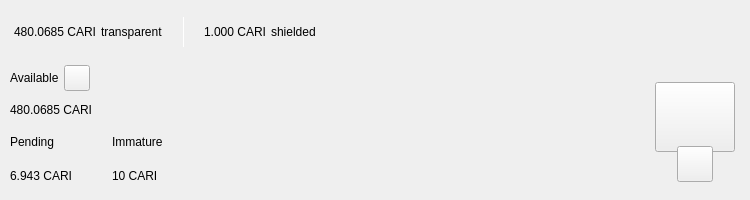
<?xml version="1.0" encoding="UTF-8"?>
<ui version="4.0">
 <class>TopBar</class>
 <widget class="QWidget" name="TopBar">
  <property name="geometry">
   <rect>
    <x>0</x>
    <y>0</y>
    <width>734</width>
    <height>200</height>
   </rect>
  </property>
  <property name="minimumSize">
   <size>
    <width>0</width>
    <height>200</height>
   </size>
  </property>
  <property name="maximumSize">
   <size>
    <width>16777215</width>
    <height>200</height>
   </size>
  </property>
  <property name="windowTitle">
   <string>Form</string>
  </property>
  <layout class="QVBoxLayout" name="verticalLayout_10" stretch="0">
   <property name="spacing">
    <number>0</number>
   </property>
   <property name="leftMargin">
    <number>0</number>
   </property>
   <property name="topMargin">
    <number>0</number>
   </property>
   <property name="rightMargin">
    <number>0</number>
   </property>
   <property name="bottomMargin">
    <number>0</number>
   </property>
   <item>
    <widget class="PFBorderImage" name="containerTop">
     <layout class="QVBoxLayout" name="verticalLayout_11">
      <property name="spacing">
       <number>0</number>
      </property>
      <property name="leftMargin">
       <number>0</number>
      </property>
      <property name="topMargin">
       <number>0</number>
      </property>
      <property name="rightMargin">
       <number>0</number>
      </property>
      <property name="bottomMargin">
       <number>0</number>
      </property>
      <item>
       <widget class="QWidget" name="top_container_2" native="true">
        <property name="minimumSize">
         <size>
          <width>0</width>
          <height>65</height>
         </size>
        </property>
        <layout class="QHBoxLayout" name="top_container">
         <property name="spacing">
          <number>0</number>
         </property>
         <property name="leftMargin">
          <number>14</number>
         </property>
         <property name="topMargin">
          <number>0</number>
         </property>
         <property name="rightMargin">
          <number>14</number>
         </property>
         <property name="bottomMargin">
          <number>0</number>
         </property>
         <item alignment="Qt::AlignVCenter">
          <widget class="QWidget" name="widgetTopAmount" native="true">
           <property name="sizePolicy">
            <sizepolicy hsizetype="Preferred" vsizetype="Maximum">
             <horstretch>0</horstretch>
             <verstretch>0</verstretch>
            </sizepolicy>
           </property>
           <layout class="QHBoxLayout" name="horizontalLayout_5">
            <property name="spacing">
             <number>5</number>
            </property>
            <property name="leftMargin">
             <number>0</number>
            </property>
            <property name="topMargin">
             <number>0</number>
            </property>
            <property name="rightMargin">
             <number>0</number>
            </property>
            <property name="bottomMargin">
             <number>0</number>
            </property>
            <item alignment="Qt::AlignTop">
             <widget class="QLabel" name="labelAmountTopCari">
              <property name="minimumSize">
               <size>
                <width>0</width>
                <height>36</height>
               </size>
              </property>
              <property name="styleSheet">
               <string notr="true">padding:0px;margin:0px;</string>
              </property>
              <property name="text">
               <string notr="true">480.0685 CARI</string>
              </property>
             </widget>
            </item>
            <item>
             <widget class="QLabel" name="labelTrans">
              <property name="text">
               <string>transparent</string>
              </property>
             </widget>
            </item>
            <item>
             <spacer name="horizontalSpacer_11">
              <property name="orientation">
               <enum>Qt::Horizontal</enum>
              </property>
              <property name="sizeType">
               <enum>QSizePolicy::Fixed</enum>
              </property>
              <property name="sizeHint" stdset="0">
               <size>
                <width>15</width>
                <height>20</height>
               </size>
              </property>
             </spacer>
            </item>
            <item alignment="Qt::AlignVCenter">
             <widget class="QLabel" name="typeSpacerTop">
              <property name="minimumSize">
               <size>
                <width>1</width>
                <height>30</height>
               </size>
              </property>
              <property name="maximumSize">
               <size>
                <width>1</width>
                <height>30</height>
               </size>
              </property>
              <property name="styleSheet">
               <string notr="true">background-color:white;
padding:0px;
border:none;</string>
              </property>
              <property name="text">
               <string/>
              </property>
             </widget>
            </item>
            <item>
             <spacer name="horizontalSpacer_12">
              <property name="orientation">
               <enum>Qt::Horizontal</enum>
              </property>
              <property name="sizeType">
               <enum>QSizePolicy::Fixed</enum>
              </property>
              <property name="sizeHint" stdset="0">
               <size>
                <width>15</width>
                <height>20</height>
               </size>
              </property>
             </spacer>
            </item>
            <item alignment="Qt::AlignTop">
             <widget class="QLabel" name="labelAmountTopShieldedCari">
              <property name="minimumSize">
               <size>
                <width>0</width>
                <height>36</height>
               </size>
              </property>
              <property name="text">
               <string notr="true">1.000 CARI</string>
              </property>
             </widget>
            </item>
            <item>
             <widget class="QLabel" name="labelShield">
              <property name="text">
               <string>shielded</string>
              </property>
             </widget>
            </item>
           </layout>
          </widget>
         </item>
         <item>
          <spacer name="horizontalSpacer">
           <property name="orientation">
            <enum>Qt::Horizontal</enum>
           </property>
           <property name="sizeHint" stdset="0">
            <size>
             <width>40</width>
             <height>20</height>
            </size>
           </property>
          </spacer>
         </item>
         <item>
          <layout class="QHBoxLayout" name="horizontalLayout_4">
           <property name="spacing">
            <number>12</number>
           </property>
           <property name="rightMargin">
            <number>0</number>
           </property>
           <item alignment="Qt::AlignRight">
            <widget class="QWidget" name="layoutSync" native="true">
             <property name="minimumSize">
              <size>
               <width>0</width>
               <height>36</height>
              </size>
             </property>
             <property name="maximumSize">
              <size>
               <width>16777215</width>
               <height>36</height>
              </size>
             </property>
             <layout class="QVBoxLayout" name="verticalLayout_9">
              <property name="leftMargin">
               <number>0</number>
              </property>
              <property name="topMargin">
               <number>0</number>
              </property>
              <property name="rightMargin">
               <number>0</number>
              </property>
              <property name="bottomMargin">
               <number>0</number>
              </property>
              <item>
               <widget class="ExpandableButton" name="pushButtonSync" native="true">
                <property name="minimumSize">
                 <size>
                  <width>36</width>
                  <height>36</height>
                 </size>
                </property>
                <property name="maximumSize">
                 <size>
                  <width>16777215</width>
                  <height>36</height>
                 </size>
                </property>
               </widget>
              </item>
             </layout>
            </widget>
           </item>
           <item>
            <widget class="ExpandableButton" name="pushButtonHDUpgrade" native="true">
             <property name="minimumSize">
              <size>
               <width>36</width>
               <height>36</height>
              </size>
             </property>
            </widget>
           </item>
           <item>
            <widget class="ExpandableButton" name="pushButtonStack" native="true">
             <property name="minimumSize">
              <size>
               <width>36</width>
               <height>36</height>
              </size>
             </property>
            </widget>
           </item>
           <item>
            <widget class="ExpandableButton" name="pushButtonColdStaking" native="true">
             <property name="minimumSize">
              <size>
               <width>36</width>
               <height>36</height>
              </size>
             </property>
            </widget>
           </item>
           <item>
            <widget class="ExpandableButton" name="pushButtonConnection" native="true">
             <property name="minimumSize">
              <size>
               <width>36</width>
               <height>36</height>
              </size>
             </property>
            </widget>
           </item>
           <item>
            <widget class="ExpandableButton" name="pushButtonTor" native="true">
             <property name="minimumSize">
              <size>
               <width>36</width>
               <height>36</height>
              </size>
             </property>
            </widget>
           </item>
           <item>
            <widget class="ExpandableButton" name="pushButtonLock" native="true">
             <property name="sizePolicy">
              <sizepolicy hsizetype="Expanding" vsizetype="Expanding">
               <horstretch>0</horstretch>
               <verstretch>0</verstretch>
              </sizepolicy>
             </property>
             <property name="minimumSize">
              <size>
               <width>36</width>
               <height>0</height>
              </size>
             </property>
            </widget>
           </item>
           <item>
            <widget class="ExpandableButton" name="pushButtonTheme" native="true">
             <property name="minimumSize">
              <size>
               <width>36</width>
               <height>36</height>
              </size>
             </property>
             <property name="maximumSize">
              <size>
               <width>16777215</width>
               <height>36</height>
              </size>
             </property>
            </widget>
           </item>
           <item>
            <widget class="ExpandableButton" name="pushButtonFAQ" native="true">
             <property name="minimumSize">
              <size>
               <width>36</width>
               <height>36</height>
              </size>
             </property>
            </widget>
           </item>
          </layout>
         </item>
        </layout>
       </widget>
      </item>
      <item>
       <widget class="QWidget" name="bottom_container" native="true">
        <property name="minimumSize">
         <size>
          <width>0</width>
          <height>135</height>
         </size>
        </property>
        <layout class="QHBoxLayout" name="botton_container">
         <property name="leftMargin">
          <number>10</number>
         </property>
         <property name="topMargin">
          <number>0</number>
         </property>
         <property name="rightMargin">
          <number>10</number>
         </property>
         <property name="bottomMargin">
          <number>10</number>
         </property>
         <item>
          <layout class="QVBoxLayout" name="verticalLayout_7">
           <property name="spacing">
            <number>0</number>
           </property>
           <property name="leftMargin">
            <number>0</number>
           </property>
           <property name="rightMargin">
            <number>30</number>
           </property>
           <item>
            <layout class="QVBoxLayout" name="verticalLayout_2">
             <item>
              <layout class="QHBoxLayout" name="horizontalLayoutContainerAvailable">
               <property name="spacing">
                <number>5</number>
               </property>
               <item>
                <widget class="QLabel" name="labelTitle1">
                 <property name="text">
                  <string>Available</string>
                 </property>
                </widget>
               </item>
               <item>
                <widget class="QPushButton" name="pushButtonBalanceInfo">
                 <property name="minimumSize">
                  <size>
                   <width>26</width>
                   <height>26</height>
                  </size>
                 </property>
                 <property name="maximumSize">
                  <size>
                   <width>26</width>
                   <height>26</height>
                  </size>
                 </property>
                 <property name="mouseTracking">
                  <bool>true</bool>
                 </property>
                 <property name="focusPolicy">
                  <enum>Qt::NoFocus</enum>
                 </property>
                 <property name="text">
                  <string notr="true"/>
                 </property>
                 <property name="iconSize">
                  <size>
                   <width>24</width>
                   <height>24</height>
                  </size>
                 </property>
                 <property name="shortcut">
                  <string notr="true"/>
                 </property>
                </widget>
               </item>
               <item>
                <spacer name="horizontalSpacer_4">
                 <property name="orientation">
                  <enum>Qt::Horizontal</enum>
                 </property>
                 <property name="sizeType">
                  <enum>QSizePolicy::MinimumExpanding</enum>
                 </property>
                 <property name="sizeHint" stdset="0">
                  <size>
                   <width>20</width>
                   <height>20</height>
                  </size>
                 </property>
                </spacer>
               </item>
              </layout>
             </item>
             <item>
              <widget class="QLabel" name="labelAmountCari">
               <property name="text">
                <string notr="true">480.0685 CARI</string>
               </property>
              </widget>
             </item>
            </layout>
           </item>
           <item>
            <widget class="QWidget" name="container_imm_pend" native="true">
             <layout class="QHBoxLayout" name="horizontalLayout_2">
              <property name="spacing">
               <number>0</number>
              </property>
              <property name="leftMargin">
               <number>0</number>
              </property>
              <property name="topMargin">
               <number>0</number>
              </property>
              <property name="rightMargin">
               <number>0</number>
              </property>
              <property name="bottomMargin">
               <number>0</number>
              </property>
              <item alignment="Qt::AlignLeft">
               <widget class="QWidget" name="container_pending" native="true">
                <property name="sizePolicy">
                 <sizepolicy hsizetype="Minimum" vsizetype="Preferred">
                  <horstretch>0</horstretch>
                  <verstretch>0</verstretch>
                 </sizepolicy>
                </property>
                <layout class="QVBoxLayout" name="verticalLayout_3">
                 <property name="leftMargin">
                  <number>0</number>
                 </property>
                 <property name="topMargin">
                  <number>0</number>
                 </property>
                 <property name="rightMargin">
                  <number>0</number>
                 </property>
                 <property name="bottomMargin">
                  <number>0</number>
                 </property>
                 <item>
                  <widget class="QLabel" name="labelTitle3">
                   <property name="text">
                    <string>Pending</string>
                   </property>
                  </widget>
                 </item>
                 <item>
                  <widget class="QLabel" name="labelPendingCari">
                   <property name="text">
                    <string notr="true">6.943 CARI</string>
                   </property>
                  </widget>
                 </item>
                </layout>
               </widget>
              </item>
              <item>
               <spacer name="horizontalSpacer_3">
                <property name="orientation">
                 <enum>Qt::Horizontal</enum>
                </property>
                <property name="sizeType">
                 <enum>QSizePolicy::Fixed</enum>
                </property>
                <property name="sizeHint" stdset="0">
                 <size>
                  <width>40</width>
                  <height>20</height>
                 </size>
                </property>
               </spacer>
              </item>
              <item alignment="Qt::AlignLeft">
               <widget class="QWidget" name="container_immature" native="true">
                <property name="sizePolicy">
                 <sizepolicy hsizetype="Minimum" vsizetype="Preferred">
                  <horstretch>0</horstretch>
                  <verstretch>0</verstretch>
                 </sizepolicy>
                </property>
                <layout class="QVBoxLayout" name="verticalLayout_4">
                 <property name="leftMargin">
                  <number>0</number>
                 </property>
                 <property name="topMargin">
                  <number>0</number>
                 </property>
                 <property name="rightMargin">
                  <number>0</number>
                 </property>
                 <property name="bottomMargin">
                  <number>0</number>
                 </property>
                 <item>
                  <widget class="QLabel" name="labelTitle4">
                   <property name="text">
                    <string>Immature</string>
                   </property>
                  </widget>
                 </item>
                 <item>
                  <widget class="QLabel" name="labelImmatureCari">
                   <property name="text">
                    <string notr="true">10 CARI</string>
                   </property>
                  </widget>
                 </item>
                </layout>
               </widget>
              </item>
              <item>
               <spacer name="horizontalSpacer_5">
                <property name="orientation">
                 <enum>Qt::Horizontal</enum>
                </property>
                <property name="sizeHint" stdset="0">
                 <size>
                  <width>40</width>
                  <height>20</height>
                 </size>
                </property>
               </spacer>
              </item>
             </layout>
            </widget>
           </item>
          </layout>
         </item>
         <item>
          <spacer name="horizontalSpacer_2">
           <property name="orientation">
            <enum>Qt::Horizontal</enum>
           </property>
           <property name="sizeHint" stdset="0">
            <size>
             <width>40</width>
             <height>20</height>
            </size>
           </property>
          </spacer>
         </item>
         <item alignment="Qt::AlignHCenter|Qt::AlignVCenter">
          <widget class="QWidget" name="qrContainer" native="true">
           <property name="sizePolicy">
            <sizepolicy hsizetype="Preferred" vsizetype="Minimum">
             <horstretch>0</horstretch>
             <verstretch>0</verstretch>
            </sizepolicy>
           </property>
           <property name="minimumSize">
            <size>
             <width>90</width>
             <height>110</height>
            </size>
           </property>
           <property name="maximumSize">
            <size>
             <width>90</width>
             <height>110</height>
            </size>
           </property>
           <layout class="QVBoxLayout" name="containerQR">
            <property name="spacing">
             <number>0</number>
            </property>
            <property name="leftMargin">
             <number>5</number>
            </property>
            <property name="topMargin">
             <number>10</number>
            </property>
            <property name="rightMargin">
             <number>5</number>
            </property>
            <property name="bottomMargin">
             <number>0</number>
            </property>
            <item>
             <widget class="QPushButton" name="btnQr">
              <property name="minimumSize">
               <size>
                <width>70</width>
                <height>70</height>
               </size>
              </property>
              <property name="maximumSize">
               <size>
                <width>16777215</width>
                <height>70</height>
               </size>
              </property>
              <property name="focusPolicy">
               <enum>Qt::NoFocus</enum>
              </property>
              <property name="text">
               <string/>
              </property>
              <property name="iconSize">
               <size>
                <width>70</width>
                <height>70</height>
               </size>
              </property>
             </widget>
            </item>
            <item>
             <spacer name="verticalSpacer">
              <property name="orientation">
               <enum>Qt::Vertical</enum>
              </property>
              <property name="sizeType">
               <enum>QSizePolicy::Fixed</enum>
              </property>
              <property name="sizeHint" stdset="0">
               <size>
                <width>20</width>
                <height>20</height>
               </size>
              </property>
             </spacer>
            </item>
            <item alignment="Qt::AlignHCenter|Qt::AlignBottom">
             <widget class="QPushButton" name="pushButtonQR">
              <property name="minimumSize">
               <size>
                <width>36</width>
                <height>36</height>
               </size>
              </property>
              <property name="maximumSize">
               <size>
                <width>36</width>
                <height>36</height>
               </size>
              </property>
              <property name="focusPolicy">
               <enum>Qt::NoFocus</enum>
              </property>
              <property name="text">
               <string/>
              </property>
             </widget>
            </item>
           </layout>
          </widget>
         </item>
        </layout>
       </widget>
      </item>
     </layout>
    </widget>
   </item>
  </layout>
 </widget>
 <customwidgets>
  <customwidget>
   <class>ExpandableButton</class>
   <extends>QWidget</extends>
   <header>qt/cari/expandablebutton.h</header>
   <container>1</container>
  </customwidget>
  <customwidget>
   <class>PFBorderImage</class>
   <extends>QFrame</extends>
   <header>qt/cari/pfborderimage.h</header>
   <container>1</container>
  </customwidget>
 </customwidgets>
 <resources/>
 <connections/>
</ui>
